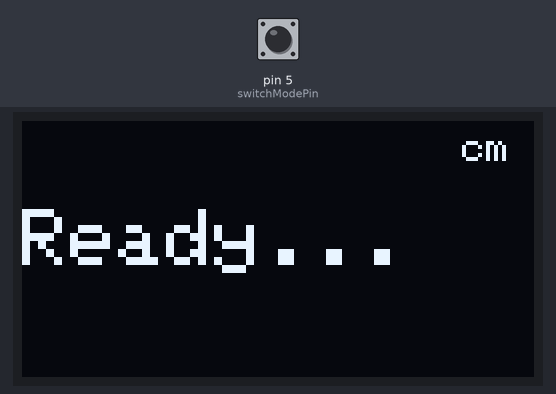
Bench run of a sketch on a simulated Arduino Uno, built with avr-gcc and run on an emulated ATmega328P. Shown: 128×64 one-colour display. The inputs (shaded band) are chosen by the test bench; at power-on: pin 5 (switchModePin) LOW. What the sketch prints to the serial monitor is not drawn.

Above: at 1.3 s.
1.4 s: pin 5 (switchModePin) pulled HIGH for 1 s
At 1.6 s:
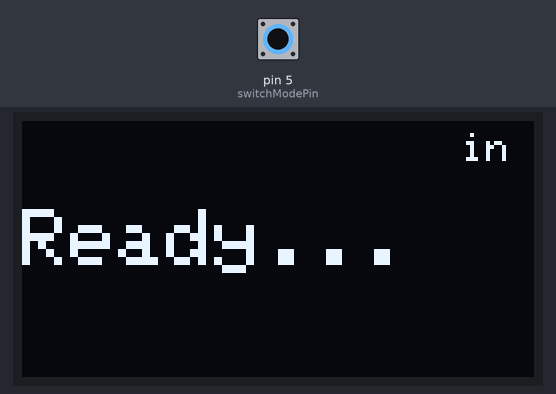
3.9 s: pin 5 (switchModePin) pulled HIGH for 0.15 s
5.5 s: pin 5 (switchModePin) pulled HIGH for 0.15 s
At 6.3 s:
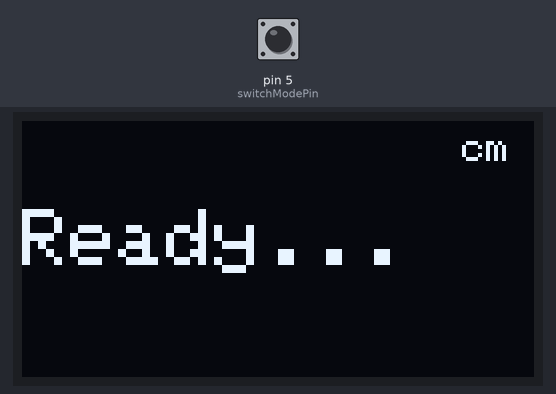
7.1 s: pin 5 (switchModePin) pulled HIGH for 3.2 s
At 7.3 s:
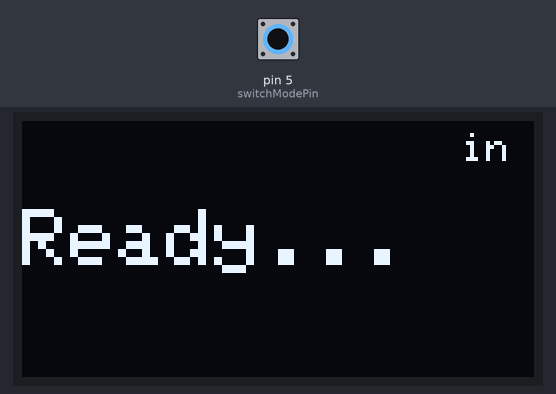
Timing chart, 0 to 10.1 s (numbered marks = the images above; inputs shaded):
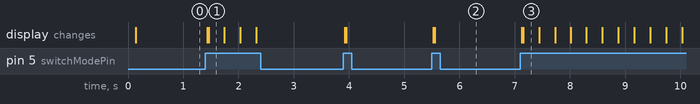

The sketch:

ultrasonic_rule.ino
```cpp
int ECHO=2;
int TRIGGER=3;
#include <Wire.h>
#include <Adafruit_GFX.h>
#include <Adafruit_SSD1306.h>

#define SCREEN_WIDTH 128 // OLED display width, in pixels
#define SCREEN_HEIGHT 64 // OLED display height, in pixels

// Declaration for an SSD1306 display connected to I2C (SDA, SCL pins)
#define OLED_RESET     4 // Reset pin # (or -1 if sharing Arduino reset pin)
Adafruit_SSD1306 display(SCREEN_WIDTH, SCREEN_HEIGHT, &Wire, OLED_RESET);

int switchModePin = 5;
int switchReadPin = 6;
int trigPin = 2;
int echoPin = 3;
int currentMode = 1; // CM

// the follow variables are long's because the time, measured in miliseconds,
// will quickly become a bigger number than can be stored in an int.
long time = 0;         // the last time the output pin was toggled
long debounce = 200;   // the debounce time, increase if the output flickers

void setup() {
  // put your setup code here, to run once:
  Serial.begin(9600);

  // SSD1306_SWITCHCAPVCC = generate display voltage from 3.3V internally
  if(!display.begin(SSD1306_SWITCHCAPVCC, 0x3C)) { // Address 0x3D for 128x64
    Serial.println(F("SSD1306 allocation failed"));
    for(;;); // Don't proceed, loop forever
  } else {
    Serial.println(F("SSD1306 allocation success"));
  }
  initDisplay();
  // Show initial display buffer contents on the screen --
  // the library initializes this with an Adafruit splash screen.
  writeDisplay("Wait...", 0, 22);

  pinMode(switchModePin, INPUT);
  pinMode(switchReadPin, INPUT);
  pinMode(echoPin, INPUT);
  pinMode(trigPin, OUTPUT);

  initDisplay();
  getCurrentMode();
}

void initDisplay() {
  display.clearDisplay();
  display.setTextSize(2);      // Normal 1:1 pixel scale
  display.setTextColor(SSD1306_WHITE); // Draw white text
}

void writeDisplay(String text, int position_x, int position_y) {
  display.setCursor(position_x, position_y);
  display.println(text);
  display.display();

}
void switchMode() {
  if (currentMode == 1) {
    currentMode = 2;
  } else {
    currentMode = 1;
  }
  Serial.print("New mode:");
  Serial.println(currentMode);
  getCurrentMode();
}

void getCurrentMode() {
  String currentModeStr = "in";
  if (currentMode == 1) {
    currentModeStr = "cm";
  }
  initDisplay();
  display.setTextSize(1);
  writeDisplay(currentModeStr, 110, 3);
  display.setTextSize(2);
  writeDisplay("Ready...", 0, 22);
  display.display();
}
void loop() {
  int readMode = digitalRead(switchModePin);
  if (readMode == HIGH && millis() - time > debounce) {
    Serial.println("Read button");
    switchMode();

    time = millis();
  }
  // put your main code here, to run repeatedly:
  delay(10);
}
```

Measured:
- after the input at 1.4 s, the display: first changes at once (image 1 shows a later state)
- after the input at 5.5 s, the display: first changes at once (image 2 shows a later state)
- after the input at 7.1 s, the display: first changes at once (image 3 shows a later state)
